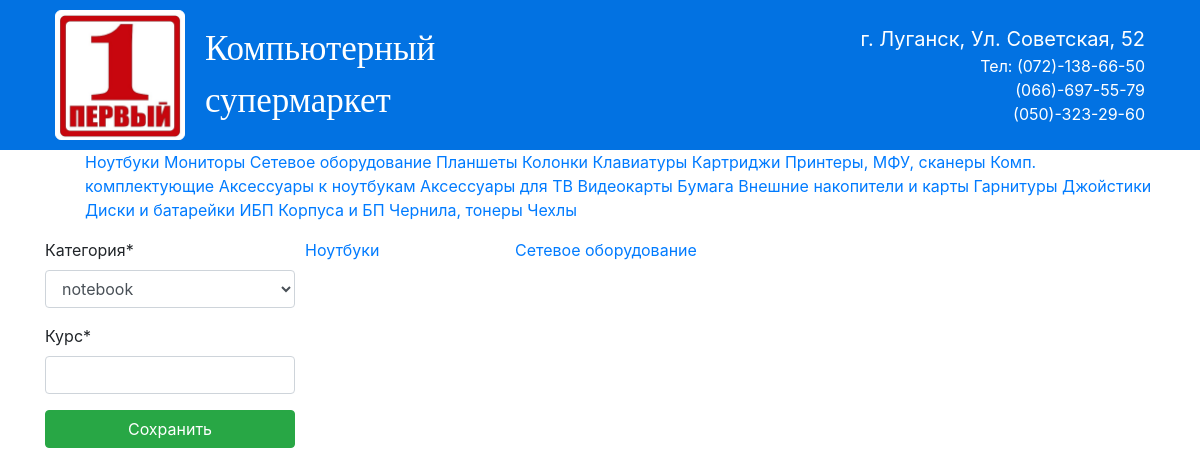
The page /dollar on the database as committed earlier.
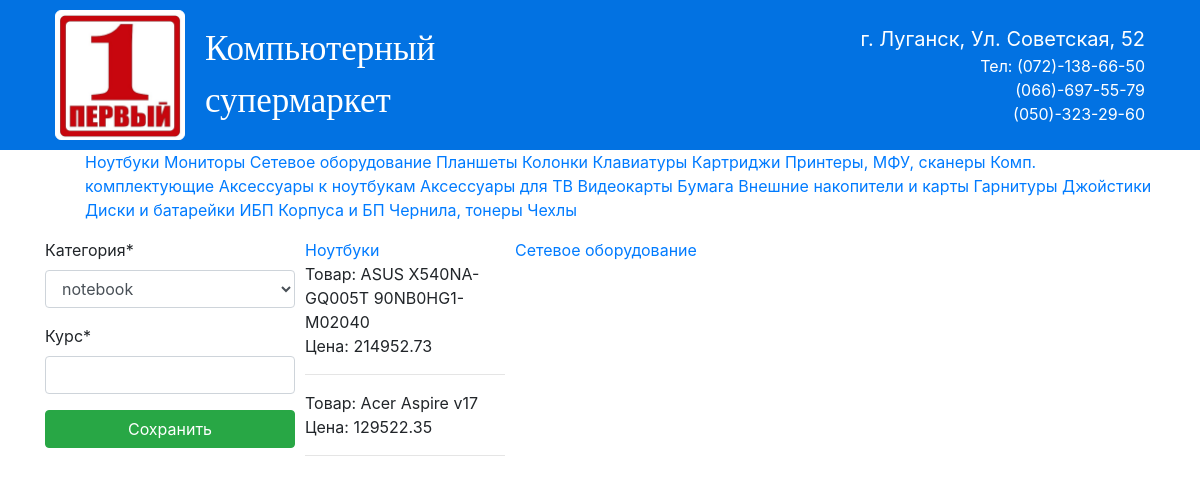
The same page on the database as committed later.
### my_first_site/note/models.py (models this page shows, shortened)
class Product(models.Model):
    NOTEBOOK = 'notebook'
    MONITOR = 'monitor'
    HEADPHONES = 'headphones'
    STORAGE = 'storage'
    CONTROLLER = 'controller'
    WEBCAM = 'webcam'
    VIDEOCARD = 'videocard'
    PAPER = 'paper'
    TV_ACCES = 'tv_acces'
    NOTE_ACCES = 'note_acces'
    CATEGORY_CHOICES = (
        (NOTEBOOK, 'notebook'),
        (MONITOR, 'monitor'),
        (HEADPHONES, 'headphones'),
        (STORAGE, 'storage'),
        (CONTROLLER, 'controller'),
        (WEBCAM, 'webcam'),
        (VIDEOCARD, 'videocard'),
        (PAPER, 'paper'),
        (TV_ACCES, 'tv_acces'),
        (NOTE_ACCES, 'note_acces'),
    )
    CHINA = 'China'
    JAPAN = 'Japan'
    THAIWAN = 'Taiwan'
    USA = 'Usa'
    MANUFACTURER_CHOICES = (
        (CHINA, 'China'),
        (JAPAN, 'Japan'),
        (THAIWAN, 'Thaiwan'),
        (USA, 'Usa'),
    )
    brand = models.CharField(
        verbose_name='Производитель',
        max_length=20,
        choices=MANUFACTURER_CHOICES,
        blank=True,
        default='')
    name = models.CharField(
        verbose_name='Модель',
        max_length=50,
        blank=True,
        null=True,
        unique=True)
    price = models.DecimalField(
        verbose_name='Цена',
        max_digits=10,
        decimal_places=2,
        null=True)
    quantity = models.IntegerField(verbose_name='Количество', default=0)
    category = models.CharField(
        verbose_name='Категория',
        max_length=50,
        choices=CATEGORY_CHOICES,
        default='')
    image = models.ImageField(
        upload_to=settings.MEDIA_ROOT, blank=True, null=True)
    descrip = models.ForeignKey(
        'Description',
        verbose_name='Характеристики товара',
        blank=True,
        max_length=20,
        null=True,
        on_delete=models.CASCADE)
    class Meta:
        verbose_name = 'Товар'
        verbose_name_plural = 'Товары'
        ordering = ['-id']

### my_first_site/dollar.py (the view)
# urls.py: path('dollar', dollar_view, name='dollar_view'),
def dollar_view(request):
    form = DollarForm()
    if request.method == "POST":
        form = DollarForm(request.POST)
        if form.is_valid():
            form_category = form.cleaned_data['category']
            number = form.cleaned_data.get('rate')
            prod_category = Product.objects.filter(category=form_category)
            for p in prod_category:
                new_price = p.price * number
                p.price = new_price
                p.save()
                context = {'form': form, 'all': get_all_items(request)}
            return render(request, 'dollar_form.html', context)
    else:
        form = DollarForm()
        context = {'form': form, 'all': get_all_items(request)}
        return render(request, 'dollar_form.html', context)

### my_first_site/note/forms.py
class DollarForm(forms.ModelForm):
    rate = forms.DecimalField(label='Курс', max_digits=10, decimal_places=2)
    class Meta:
        model = Product
        fields = ('category',)

### my_first_site/context_processors.py (called while the page is built)
def order(request):
    if request.user.is_authenticated:
        order_count = OrderItem.objects.filter(user=request.user, ordered=False)
        return {'order_count': order_count }
    else:
        order_count = OrderItem.objects.filter(ordered=True)
        return {'order_count': order_count }

### my_first_site/dollar.py (called while the page is built)
def get_all_items(request):
    product_obj = Product.objects.all()
    note = Product.objects.filter(category='notebook')
    monitor = Product.objects.filter(category='monitor')
    context = {
        'product_obj': product_obj,
        'note': note,
        'monitor': monitor,
    }
    return context

### my_first_site/templates/dollar_form.html (shortened to what this page needs)
{% extends 'index.html' %}
{% load crispy_forms_tags %}
{% load static %}
{% block main %}
<div class="container">
    <div class="category_list">
        <ul>
            <a href="{% url 'note' %}">Ноутбуки</a>
            <a href="">Мониторы</a>
            <a href="">Сетевое оборудование</a>
            <a href="">Планшеты</a>
            <a href="">Колонки</a>
            <a href="">Клавиатуры</a>
            <a href="">Картриджи</a>
            <a href="">Принтеры, МФУ, сканеры</a>
            <a href="">Комп. комплектующие</a>
            <a href="">Аксессуары к ноутбукам</a>
            <a href="">Аксессуары для ТВ</a>
            <a href="">Видеокарты</a>
            <a href="">Бумага</a>
            <a href="">Внешние накопители и карты</a>
            <a href="">Гарнитуры</a>
            <a href="">Джойстики</a>
            <a href="">Диски и батарейки</a>
            <a href="">ИБП</a>
            <a href="">Корпуса и БП</a>
            <a href="">Чернила, тонеры</a>
            <a href="">Чехлы</a>
        </ul>
    </div>
    <div class="dollar_form">
        <form method="post">
            {{ form|crispy }}
            <button type="submit" class="btn btn-success btn-block">Сохранить</button>
        </form>
    </div>
    <div class="dollar_list_wrap">
        <div class="dollar_list">
            <div class="category_name">
                <a href="{% url 'note' %}">Ноутбуки</a>
            </div>
            <div class="category_item">
                {% for p in all.note %}
                <div>Товар: {{p.name}}</div>
                <div>Цена: {{p.price}}</div>
                <hr>
                {% endfor %}
            </div>
        </div>
        <div class="dollar_list">
            <div class="category_name">
                <a href="#">Сетевое оборудование</a>
            </div>
        </div>
    </div>
</div>
{% endblock %}

Rows that differ between the two databases and show on the page:
added Product: name "ASUS X540NA-GQ005T 90NB0HG1-M02040", price "214952.73"
now on this page (row edited): Product: name "Acer Aspire v17", price "129522.35"
